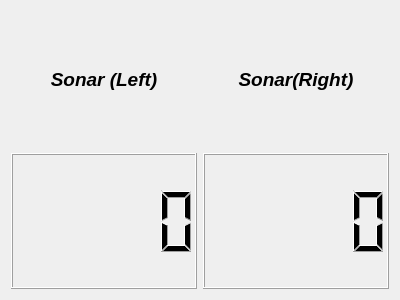
<?xml version="1.0" encoding="UTF-8"?>
<ui version="4.0">
 <class>Form</class>
 <widget class="QWidget" name="Form">
  <property name="geometry">
   <rect>
    <x>0</x>
    <y>0</y>
    <width>400</width>
    <height>300</height>
   </rect>
  </property>
  <property name="windowTitle">
   <string>Form</string>
  </property>
  <layout class="QGridLayout" name="gridLayout">
   <item row="0" column="0">
    <layout class="QHBoxLayout" name="horizontalLayout">
     <item>
      <layout class="QVBoxLayout" name="verticalLayout_8">
       <item>
        <widget class="QLabel" name="SonarL">
         <property name="font">
          <font>
           <pointsize>14</pointsize>
           <weight>75</weight>
           <italic>true</italic>
           <bold>true</bold>
          </font>
         </property>
         <property name="text">
          <string>Sonar (Left)</string>
         </property>
         <property name="textFormat">
          <enum>Qt::AutoText</enum>
         </property>
         <property name="alignment">
          <set>Qt::AlignCenter</set>
         </property>
        </widget>
       </item>
       <item>
        <widget class="QLCDNumber" name="lcd1"/>
       </item>
      </layout>
     </item>
     <item>
      <layout class="QVBoxLayout" name="verticalLayout">
       <item>
        <widget class="QLabel" name="SonarR">
         <property name="font">
          <font>
           <pointsize>14</pointsize>
           <weight>75</weight>
           <italic>true</italic>
           <bold>true</bold>
          </font>
         </property>
         <property name="text">
          <string>Sonar(Right)</string>
         </property>
         <property name="textFormat">
          <enum>Qt::AutoText</enum>
         </property>
         <property name="alignment">
          <set>Qt::AlignCenter</set>
         </property>
        </widget>
       </item>
       <item>
        <widget class="QLCDNumber" name="lcd2"/>
       </item>
      </layout>
     </item>
    </layout>
   </item>
  </layout>
 </widget>
 <resources/>
 <connections/>
</ui>
